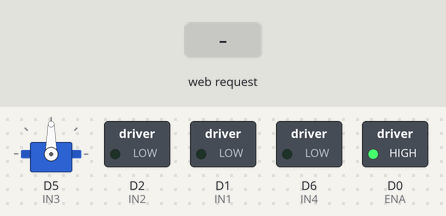
A sketch run on a simulated ESP8266 (NodeMCU). On the bench: servo, switched loads named in the sketch (green lamp = pin HIGH). Inputs (shaded band) come from the test bench. WiFi joins after 1.5 s; servers stay silent unless stated.

Above: at 4.2 s.
4.3 s: HTTP request GET /right received
At 5.4 s:
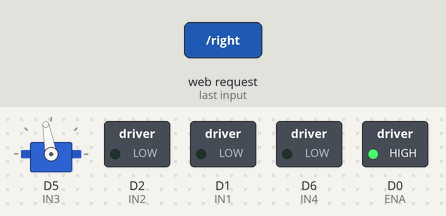
5.8 s: HTTP request GET /turn received
At 6.6 s:
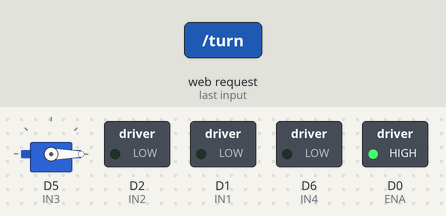
7.3 s: HTTP request GET /move?speed=1 received
At 7.8 s:
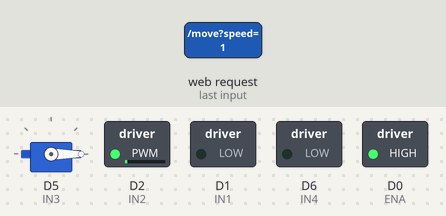
8.9 s: HTTP request GET /move?speed=120 received
At 10.2 s:
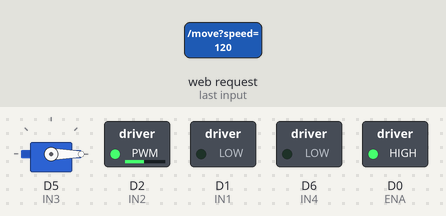
10.5 s: HTTP request GET /move?f=1&speed=1&idx=1 received
At 11.4 s:
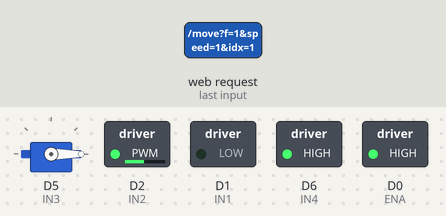
12.1 s: HTTP request GET /move received
At 12.7 s:
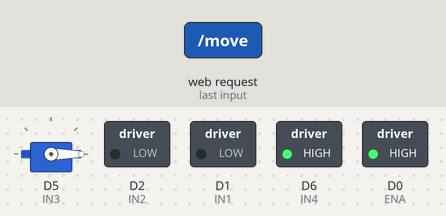
Timing chart, 0 to 14.7 s (numbered marks = the images above; inputs shaded):
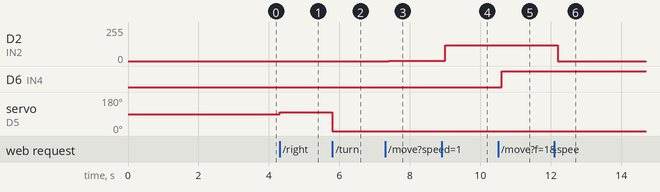

The sketch:

car_servo.ino
```cpp
#include <ESP8266WiFi.h>
#include <ESP8266WebServer.h>
#include <Servo.h>

#define ENA D0
#define IN1 D1
#define IN2 D2

#define IN3 D5
#define IN4 D6

#define SERVO D5
#define SERVO2 D6

ESP8266WebServer server(8877);
Servo servo;

const char* ssid = "esia hidayah 2";
const char* password = "123443212";

const int carStraightAngle = 90;

int servoAngle = carStraightAngle;
int speed = 0;  // -255 - 255

int pwmFreq = 3500;

void setup() {
  setPinsMode();
  initServo();
  initWiFi();
  initServer();

  analogWriteFreq(pwmFreq);

  setMotorEnabled(true);
  stop(0);
  stop(1);
}

void loop() {
  server.handleClient();
}

void initWiFi() {
  WiFi.mode(WIFI_STA);
  WiFi.begin(ssid, password);
  // //Serial.print("Connecting to WiFi ..");
  delay(3000);
  while (WiFi.status() != WL_CONNECTED) {
    // //Serial.print('.');
    delay(1000);
  }
  // //Serial.println(WiFi.localIP());
  WiFi.setAutoReconnect(true);
  WiFi.persistent(true);

  // //Serial.print("RSSI: ");
  // //Serial.println(WiFi.RSSI());
}

void initServer() {
  server.on("/", []() {
    blinkBuiltinLED();
    server.send(200, "text/plain", "hello ");
  });

  server.on("/freq", []() {
    blinkBuiltinLED();

    int f = server.arg("f").toInt();

    // Valid values are from 100Hz to 40000Hz.
    if (f < 100 || f > 40000) {
      server.send(200, "text/plain", "Valid values are from 100Hz to 40000Hz");
      return;
    }

    pwmFreq = f;
    analogWriteFreq(pwmFreq);

    server.send(200, "text/plain", "PWM freq set to: " + String(pwmFreq));
  });

  server.on("/get-freq", []() {
    blinkBuiltinLED();

    server.send(200, "text/plain", "PWM freq: " + String(pwmFreq));
  });

  server.on("/move", []() {
    blinkBuiltinLED();
    int speed = server.arg("speed").toInt();
    int idx = server.arg("idx").toInt();

    String direction = "forward";

    if (speed > 0) {
      moveForward(speed, idx);
    } else if (speed < 0) {
      direction = "reverse";
      moveReverse(speed, idx);
    } else {
      direction = "";
      stop(idx);
    }

    server.send(200, "text/plain", String("{\"dr\":" + direction + "\"spd\":" + String(abs(speed)) + "}"));
  });

  server.on("/left", []() {
    toLeft();
    server.send(200, "text/plain", String(servoAngle));
  });

  server.on("/right", []() {
    toRight();
    server.send(200, "text/plain", String(servoAngle));
  });

  server.on("/turn", []() {
    int deg = server.arg("d").toInt();
    setServo(deg);
    server.send(200, "text/plain", String(servoAngle));
  });

  server.enableCORS(true);
  server.begin();
  //Serial.println("server up");
}

void setPinsMode() {
  pinMode(ENA, OUTPUT);
  pinMode(IN1, OUTPUT);
  pinMode(IN2, OUTPUT);
  pinMode(IN3, OUTPUT);
  pinMode(IN4, OUTPUT);
}

void initServo() {
  servo.attach(SERVO);
  servo.write(servoAngle);
}

void setServo(int deg) {
  servo.write(deg);
  servoAngle = deg;
}

void moveForward(int speed, int idx) {
  if (idx == 0) {
    digitalWrite(IN1, LOW);
    analogWrite(IN2, speed);
    return;
  }

  // digitalWrite(IN3, LOW);
  // analogWrite(IN4, speed);
  digitalWrite(IN3, LOW);
  digitalWrite(IN4, HIGH);
}

void moveReverse(int speed, int idx) {
  if (idx == 0) {
    analogWrite(IN1, -speed);
    digitalWrite(IN2, LOW);
    return;
  }
  digitalWrite(IN3, HIGH);
  digitalWrite(IN4, LOW);
  // analogWrite(IN1, -speed);
  // digitalWrite(IN2, LOW);
}

void setMotorEnabled(bool enabled) {
  if (enabled) {
    return digitalWrite(ENA, HIGH);
  }
  digitalWrite(ENA, LOW);
}

void stop(int idx) {
  if (idx == 0) {
    digitalWrite(IN1, LOW);
    digitalWrite(IN2, LOW);
    return;
  }

  digitalWrite(IN3, LOW);
  digitalWrite(IN4, LOW);
}

void toRight() {
  int newAngle = servoAngle + 10;
  if (newAngle <= 140) {
    servoAngle = newAngle;
    servo.write(servoAngle);
  }
}

void toLeft() {
  int newAngle = servoAngle - 10;
  if (newAngle >= 40) {
    servoAngle = newAngle;
    servo.write(servoAngle);
  }
}

void blinkBuiltinLED() {
  digitalWrite(LED_BUILTIN, LOW);
  delay(100);
  digitalWrite(LED_BUILTIN, HIGH);
}
```

Measured:
- after the input at 4.3 s, servo on D5 (IN3): 90° → 100° at once
- after the input at 5.8 s, servo on D5 (IN3): 100° → 0° at once
- after the input at 7.3 s, D2 (IN2): 0/255 → 1/255 after 0.10 s
- after the input at 8.9 s, D2 (IN2): 1/255 → 120/255 after 0.10 s
- after the input at 10.5 s, D6 (IN4): LOW → HIGH after 0.10 s
- after the input at 12.1 s, D2 (IN2): 120/255 → 0/255 after 0.10 s
